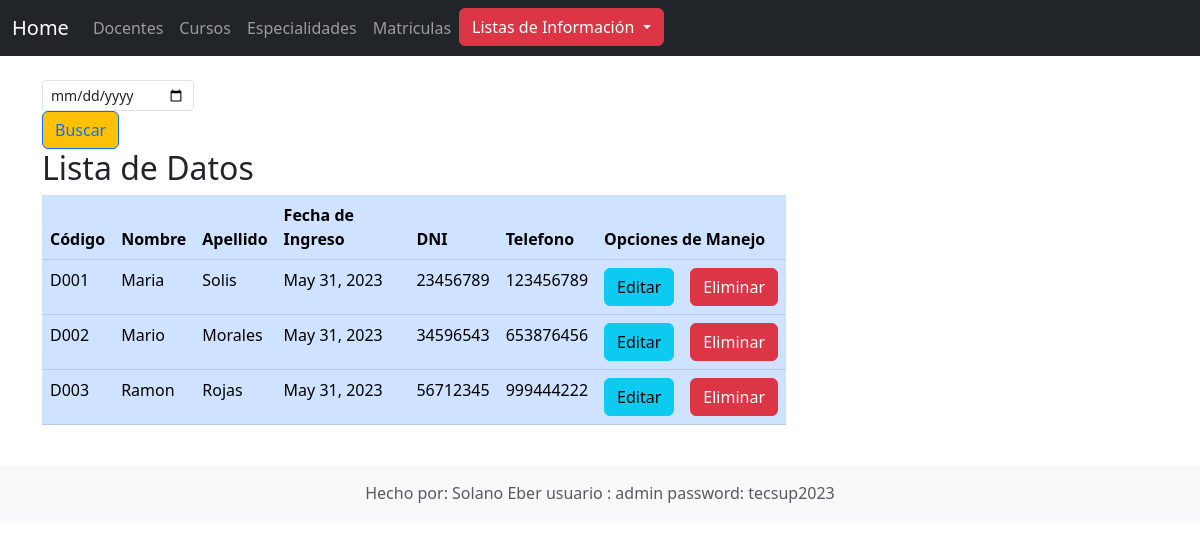
/buscarDocentes, run on the app's committed database.
### Aplicaciones/Academico/models.py (models this page shows, shortened)
class Docente(models.Model):
    IdDocente = models.CharField(primary_key=True,max_length=6)
    Apellido = models.CharField(max_length=50)
    Nombre = models.CharField(max_length=50)
    FIngreso = models.DateField(auto_now_add=True)
    Dni = models.CharField(max_length=8)
    Telefono = models.IntegerField()
    Curso = models.ForeignKey(Curso, on_delete=models.CASCADE)

### Aplicaciones/Academico/views.py (the view)
# urls.py: path('buscarDocentes', views.buscarDocentes, name= 'buscarDocentes'),
def buscarDocentes(request):
    if request.method == "POST":
        buscarfingreso = request.POST.get('fingreso')
        busqueda=Docente.objects.filter(FIngreso__icontains=buscarfingreso)
        return render(request,'buscarDocente.html',{"docente":busqueda})
    else:
        docentesListado = Docente.objects.all()
        return render(request, "buscarDocente.html",{"docente":docentesListado})

### Aplicaciones/Academico/Templates/buscarDocente.html (shortened to what this page needs)
{% extends './Base.html' %}
{% block body %}
<form class="d-flex" role="search" method="POST" name="fingreso">
    <div class="search-container">
        <input class="form-control form-control-sm me-2" type="date" placeholder="Buscar" aria-label="Search" name="fingreso">
        <button class="btn btn-outline-primary btn-warning" type="submit">Buscar</button>
    </div>
</form>
<div class="col-sm-12 col-md-6 col-lg-8 col-xl-8">
    <h2>Lista de Datos</h2>
    <table class="table table-primary">
        <thead>
            <tr>
                <th>Código</th>
                <th>Nombre</th>
                <th>Apellido</th>
                <th>Fecha de Ingreso</th>
                <th>DNI</th>
                <th>Telefono</th>
                <th colspan="2">Opciones de Manejo</th>
            </tr>
        </thead>
        <tbody>
            {% for d in docente %}
            <tr>
                <td>{{ d.IdDocente }}</td>
                <td>{{ d.Nombre }}</td>
                <td>{{ d.Apellido }}</td>
                <td>{{ d.FIngreso }}</td>
                <td>{{ d.Dni }}</td>
                <td>{{ d.Telefono }}</td>
                <td><a href="edicionDocente/{{ d.idDocente }}" class="btn btn-info">Editar</a></td>
                <td><a href="eliminarDocente/{{ d.idDocente }}" class="btn btn-danger">Eliminar</a></td>
            </tr>
            {% endfor %}
        </tbody>
    </table>
</div>
</div>
{% endblock %}

### data on the page
Docente: IdDocente "D001", Nombre "Maria", Apellido "Solis", FIngreso "May 31, 2023", Dni "23456789", Telefono "123456789"
Docente: IdDocente "D002", Nombre "Mario", Apellido "Morales", FIngreso "May 31, 2023", Dni "34596543", Telefono "653876456"
Docente: IdDocente "D003", Nombre "Ramon", Apellido "Rojas", FIngreso "May 31, 2023", Dni "56712345", Telefono "999444222"
